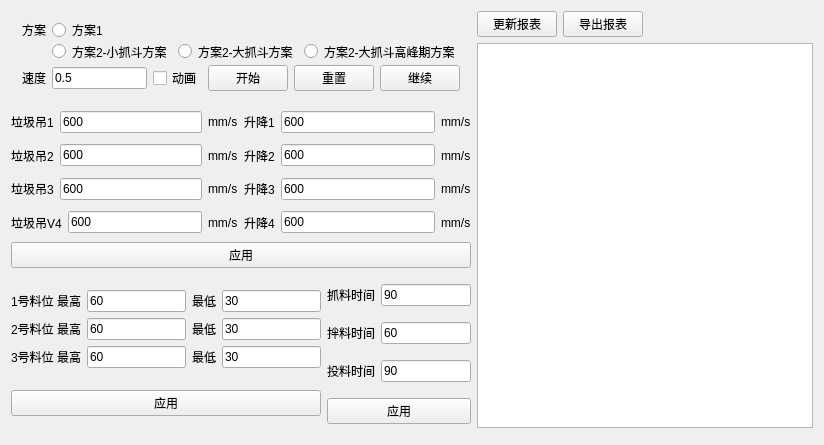
<?xml version="1.0" encoding="UTF-8"?>
<ui version="4.0">
 <class>QuestClientClass</class>
 <widget class="QMainWindow" name="QuestClientClass">
  <property name="geometry">
   <rect>
    <x>0</x>
    <y>0</y>
    <width>824</width>
    <height>445</height>
   </rect>
  </property>
  <property name="windowTitle">
   <string>QuestClient</string>
  </property>
  <widget class="QWidget" name="centralWidget">
   <layout class="QGridLayout" name="gridLayout_7">
    <item row="0" column="0" rowspan="2">
     <layout class="QGridLayout" name="gridLayout_6">
      <item row="0" column="0" colspan="2">
       <widget class="QWidget" name="modelControllWidget" native="true">
        <property name="minimumSize">
         <size>
          <width>0</width>
          <height>61</height>
         </size>
        </property>
        <layout class="QVBoxLayout" name="verticalLayout">
         <item>
          <layout class="QGridLayout" name="gridLayout_5">
           <item row="0" column="0">
            <widget class="QLabel" name="label_30">
             <property name="text">
              <string>方案</string>
             </property>
            </widget>
           </item>
           <item row="0" column="1">
            <widget class="QRadioButton" name="solution1Choice">
             <property name="text">
              <string>方案1</string>
             </property>
            </widget>
           </item>
           <item row="0" column="2" colspan="3">
            <spacer name="horizontalSpacer_3">
             <property name="orientation">
              <enum>Qt::Horizontal</enum>
             </property>
             <property name="sizeHint" stdset="0">
              <size>
               <width>348</width>
               <height>18</height>
              </size>
             </property>
            </spacer>
           </item>
           <item row="1" column="0">
            <spacer name="verticalSpacer">
             <property name="orientation">
              <enum>Qt::Vertical</enum>
             </property>
             <property name="sizeHint" stdset="0">
              <size>
               <width>20</width>
               <height>13</height>
              </size>
             </property>
            </spacer>
           </item>
           <item row="1" column="1" colspan="2">
            <widget class="QRadioButton" name="littleChoice">
             <property name="text">
              <string>方案2-小抓斗方案</string>
             </property>
            </widget>
           </item>
           <item row="1" column="3">
            <widget class="QRadioButton" name="bigChoice">
             <property name="text">
              <string>方案2-大抓斗方案</string>
             </property>
            </widget>
           </item>
           <item row="1" column="4">
            <widget class="QRadioButton" name="bigChoiceDump">
             <property name="text">
              <string>方案2-大抓斗高峰期方案</string>
             </property>
            </widget>
           </item>
          </layout>
         </item>
         <item>
          <layout class="QHBoxLayout" name="horizontalLayout_19">
           <item>
            <widget class="QLabel" name="label">
             <property name="text">
              <string>速度</string>
             </property>
            </widget>
           </item>
           <item>
            <widget class="QLineEdit" name="simInterval">
             <property name="text">
              <string>0.5</string>
             </property>
            </widget>
           </item>
           <item>
            <widget class="QCheckBox" name="animationMode">
             <property name="text">
              <string>动画</string>
             </property>
            </widget>
           </item>
           <item>
            <widget class="QPushButton" name="startSim">
             <property name="text">
              <string>开始</string>
             </property>
            </widget>
           </item>
           <item>
            <widget class="QPushButton" name="resetSim">
             <property name="text">
              <string>重置</string>
             </property>
            </widget>
           </item>
           <item>
            <widget class="QPushButton" name="continueSim">
             <property name="text">
              <string>继续</string>
             </property>
            </widget>
           </item>
          </layout>
         </item>
        </layout>
       </widget>
      </item>
      <item row="1" column="0" colspan="2">
       <widget class="QWidget" name="agvSpeedWidget" native="true">
        <property name="minimumSize">
         <size>
          <width>221</width>
          <height>160</height>
         </size>
        </property>
        <layout class="QVBoxLayout" name="verticalLayout_2">
         <property name="leftMargin">
          <number>0</number>
         </property>
         <property name="topMargin">
          <number>0</number>
         </property>
         <property name="rightMargin">
          <number>0</number>
         </property>
         <property name="bottomMargin">
          <number>0</number>
         </property>
         <item>
          <layout class="QGridLayout" name="gridLayout">
           <item row="0" column="0">
            <layout class="QHBoxLayout" name="horizontalLayout_3">
             <item>
              <widget class="QLabel" name="label_1">
               <property name="text">
                <string>垃圾吊1</string>
               </property>
              </widget>
             </item>
             <item>
              <widget class="QLineEdit" name="agvSpeed1">
               <property name="text">
                <string>600</string>
               </property>
              </widget>
             </item>
             <item>
              <widget class="QLabel" name="label_15">
               <property name="text">
                <string>mm/s</string>
               </property>
              </widget>
             </item>
            </layout>
           </item>
           <item row="0" column="1">
            <layout class="QHBoxLayout" name="horizontalLayout_7">
             <item>
              <widget class="QLabel" name="label_5">
               <property name="text">
                <string>升降1</string>
               </property>
              </widget>
             </item>
             <item>
              <widget class="QLineEdit" name="hoistSpeed1">
               <property name="text">
                <string>600</string>
               </property>
              </widget>
             </item>
             <item>
              <widget class="QLabel" name="label_26">
               <property name="text">
                <string>mm/s</string>
               </property>
              </widget>
             </item>
            </layout>
           </item>
           <item row="1" column="0">
            <layout class="QHBoxLayout" name="horizontalLayout_4">
             <item>
              <widget class="QLabel" name="label_2">
               <property name="text">
                <string>垃圾吊2</string>
               </property>
              </widget>
             </item>
             <item>
              <widget class="QLineEdit" name="agvSpeed2">
               <property name="text">
                <string>600</string>
               </property>
              </widget>
             </item>
             <item>
              <widget class="QLabel" name="label_18">
               <property name="text">
                <string>mm/s</string>
               </property>
              </widget>
             </item>
            </layout>
           </item>
           <item row="1" column="1">
            <layout class="QHBoxLayout" name="horizontalLayout_8">
             <item>
              <widget class="QLabel" name="label_6">
               <property name="text">
                <string>升降2</string>
               </property>
              </widget>
             </item>
             <item>
              <widget class="QLineEdit" name="hoistSpeed2">
               <property name="text">
                <string>600</string>
               </property>
              </widget>
             </item>
             <item>
              <widget class="QLabel" name="label_27">
               <property name="text">
                <string>mm/s</string>
               </property>
              </widget>
             </item>
            </layout>
           </item>
           <item row="2" column="0">
            <layout class="QHBoxLayout" name="horizontalLayout_5">
             <item>
              <widget class="QLabel" name="label_3">
               <property name="text">
                <string>垃圾吊3</string>
               </property>
              </widget>
             </item>
             <item>
              <widget class="QLineEdit" name="agvSpeed3">
               <property name="text">
                <string>600</string>
               </property>
              </widget>
             </item>
             <item>
              <widget class="QLabel" name="label_22">
               <property name="text">
                <string>mm/s</string>
               </property>
              </widget>
             </item>
            </layout>
           </item>
           <item row="2" column="1">
            <layout class="QHBoxLayout" name="horizontalLayout_9">
             <item>
              <widget class="QLabel" name="label_7">
               <property name="text">
                <string>升降3</string>
               </property>
              </widget>
             </item>
             <item>
              <widget class="QLineEdit" name="hoistSpeed3">
               <property name="text">
                <string>600</string>
               </property>
              </widget>
             </item>
             <item>
              <widget class="QLabel" name="label_28">
               <property name="text">
                <string>mm/s</string>
               </property>
              </widget>
             </item>
            </layout>
           </item>
           <item row="3" column="0">
            <layout class="QHBoxLayout" name="horizontalLayout_6">
             <item>
              <widget class="QLabel" name="label_4">
               <property name="text">
                <string>垃圾吊V4</string>
               </property>
              </widget>
             </item>
             <item>
              <widget class="QLineEdit" name="agvSpeed4">
               <property name="text">
                <string>600</string>
               </property>
              </widget>
             </item>
             <item>
              <widget class="QLabel" name="label_25">
               <property name="text">
                <string>mm/s</string>
               </property>
              </widget>
             </item>
            </layout>
           </item>
           <item row="3" column="1">
            <layout class="QHBoxLayout" name="horizontalLayout_10">
             <item>
              <widget class="QLabel" name="label_8">
               <property name="text">
                <string>升降4</string>
               </property>
              </widget>
             </item>
             <item>
              <widget class="QLineEdit" name="hoistSpeed4">
               <property name="text">
                <string>600</string>
               </property>
              </widget>
             </item>
             <item>
              <widget class="QLabel" name="label_29">
               <property name="text">
                <string>mm/s</string>
               </property>
              </widget>
             </item>
            </layout>
           </item>
          </layout>
         </item>
         <item>
          <widget class="QPushButton" name="sendAGVSpeed">
           <property name="text">
            <string>应用</string>
           </property>
          </widget>
         </item>
        </layout>
       </widget>
      </item>
      <item row="2" column="0">
       <widget class="QWidget" name="levelWidget" native="true">
        <property name="minimumSize">
         <size>
          <width>221</width>
          <height>160</height>
         </size>
        </property>
        <layout class="QVBoxLayout" name="verticalLayout_3">
         <property name="leftMargin">
          <number>0</number>
         </property>
         <property name="topMargin">
          <number>0</number>
         </property>
         <property name="rightMargin">
          <number>0</number>
         </property>
         <property name="bottomMargin">
          <number>0</number>
         </property>
         <item>
          <layout class="QGridLayout" name="gridLayout_2">
           <item row="1" column="0">
            <layout class="QHBoxLayout" name="horizontalLayout_13">
             <item>
              <widget class="QLabel" name="label_11">
               <property name="text">
                <string>2号料位 最高</string>
               </property>
              </widget>
             </item>
             <item>
              <widget class="QLineEdit" name="levelH2">
               <property name="text">
                <string>60</string>
               </property>
              </widget>
             </item>
            </layout>
           </item>
           <item row="2" column="1">
            <layout class="QHBoxLayout" name="horizontalLayout_16">
             <item>
              <widget class="QLabel" name="label_14">
               <property name="text">
                <string>最低</string>
               </property>
              </widget>
             </item>
             <item>
              <widget class="QLineEdit" name="levelL3">
               <property name="text">
                <string>30</string>
               </property>
              </widget>
             </item>
            </layout>
           </item>
           <item row="1" column="1">
            <layout class="QHBoxLayout" name="horizontalLayout_14">
             <item>
              <widget class="QLabel" name="label_12">
               <property name="text">
                <string>最低</string>
               </property>
              </widget>
             </item>
             <item>
              <widget class="QLineEdit" name="levelL2">
               <property name="text">
                <string>30</string>
               </property>
              </widget>
             </item>
            </layout>
           </item>
           <item row="0" column="0">
            <layout class="QHBoxLayout" name="horizontalLayout_11">
             <item>
              <widget class="QLabel" name="label_9">
               <property name="text">
                <string>1号料位 最高</string>
               </property>
              </widget>
             </item>
             <item>
              <widget class="QLineEdit" name="levelH1">
               <property name="text">
                <string>60</string>
               </property>
              </widget>
             </item>
            </layout>
           </item>
           <item row="0" column="1">
            <layout class="QHBoxLayout" name="horizontalLayout_12">
             <item>
              <widget class="QLabel" name="label_10">
               <property name="text">
                <string>最低</string>
               </property>
              </widget>
             </item>
             <item>
              <widget class="QLineEdit" name="levelL1">
               <property name="text">
                <string>30</string>
               </property>
              </widget>
             </item>
            </layout>
           </item>
           <item row="2" column="0">
            <layout class="QHBoxLayout" name="horizontalLayout_15">
             <item>
              <widget class="QLabel" name="label_13">
               <property name="text">
                <string>3号料位 最高</string>
               </property>
              </widget>
             </item>
             <item>
              <widget class="QLineEdit" name="levelH3">
               <property name="text">
                <string>60</string>
               </property>
              </widget>
             </item>
            </layout>
           </item>
          </layout>
         </item>
         <item>
          <widget class="QPushButton" name="sendLevel">
           <property name="text">
            <string>应用</string>
           </property>
          </widget>
         </item>
        </layout>
       </widget>
      </item>
      <item row="2" column="1">
       <widget class="QWidget" name="timeWidget" native="true">
        <layout class="QVBoxLayout" name="verticalLayout_5">
         <property name="leftMargin">
          <number>0</number>
         </property>
         <property name="topMargin">
          <number>0</number>
         </property>
         <property name="rightMargin">
          <number>0</number>
         </property>
         <property name="bottomMargin">
          <number>0</number>
         </property>
         <item>
          <layout class="QHBoxLayout" name="horizontalLayout_21">
           <item>
            <widget class="QLabel" name="label_19">
             <property name="text">
              <string>抓料时间</string>
             </property>
            </widget>
           </item>
           <item>
            <widget class="QLineEdit" name="loadTime">
             <property name="text">
              <string>90</string>
             </property>
            </widget>
           </item>
          </layout>
         </item>
         <item>
          <layout class="QHBoxLayout" name="horizontalLayout_18">
           <item>
            <widget class="QLabel" name="label_16">
             <property name="text">
              <string>拌料时间</string>
             </property>
            </widget>
           </item>
           <item>
            <widget class="QLineEdit" name="unloadDLTime">
             <property name="text">
              <string>60</string>
             </property>
            </widget>
           </item>
          </layout>
         </item>
         <item>
          <layout class="QHBoxLayout" name="horizontalLayout_23">
           <item>
            <widget class="QLabel" name="label_21">
             <property name="text">
              <string>投料时间</string>
             </property>
            </widget>
           </item>
           <item>
            <widget class="QLineEdit" name="unloadTime">
             <property name="text">
              <string>90</string>
             </property>
            </widget>
           </item>
          </layout>
         </item>
         <item>
          <widget class="QPushButton" name="sendTime">
           <property name="text">
            <string>应用</string>
           </property>
          </widget>
         </item>
        </layout>
       </widget>
      </item>
     </layout>
    </item>
    <item row="0" column="1">
     <widget class="QWidget" name="reportWidget" native="true">
      <layout class="QGridLayout" name="gridLayout_4">
       <property name="leftMargin">
        <number>0</number>
       </property>
       <property name="topMargin">
        <number>0</number>
       </property>
       <property name="rightMargin">
        <number>0</number>
       </property>
       <property name="bottomMargin">
        <number>0</number>
       </property>
       <item row="0" column="0">
        <widget class="QPushButton" name="updateReport">
         <property name="text">
          <string>更新报表</string>
         </property>
        </widget>
       </item>
       <item row="0" column="1">
        <widget class="QPushButton" name="exportReport">
         <property name="text">
          <string>导出报表</string>
         </property>
        </widget>
       </item>
       <item row="0" column="2">
        <spacer name="horizontalSpacer">
         <property name="orientation">
          <enum>Qt::Horizontal</enum>
         </property>
         <property name="sizeHint" stdset="0">
          <size>
           <width>797</width>
           <height>20</height>
          </size>
         </property>
        </spacer>
       </item>
       <item row="1" column="0" colspan="3">
        <widget class="QTextBrowser" name="reportBrowser">
         <property name="contextMenuPolicy">
          <enum>Qt::CustomContextMenu</enum>
         </property>
        </widget>
       </item>
      </layout>
     </widget>
    </item>
   </layout>
  </widget>
 </widget>
 <layoutdefault spacing="6" margin="11"/>
 <resources>
  <include location="QuestClient.qrc"/>
 </resources>
 <connections/>
</ui>
